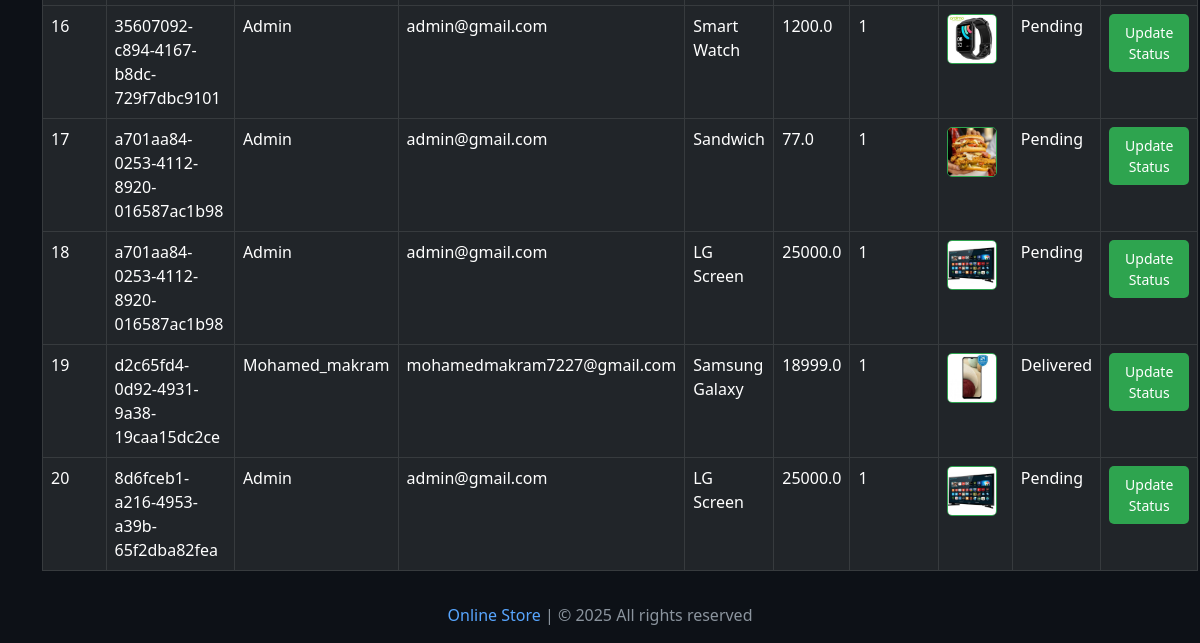
Page /view-orders (signed in, lower part) on the earlier database version.
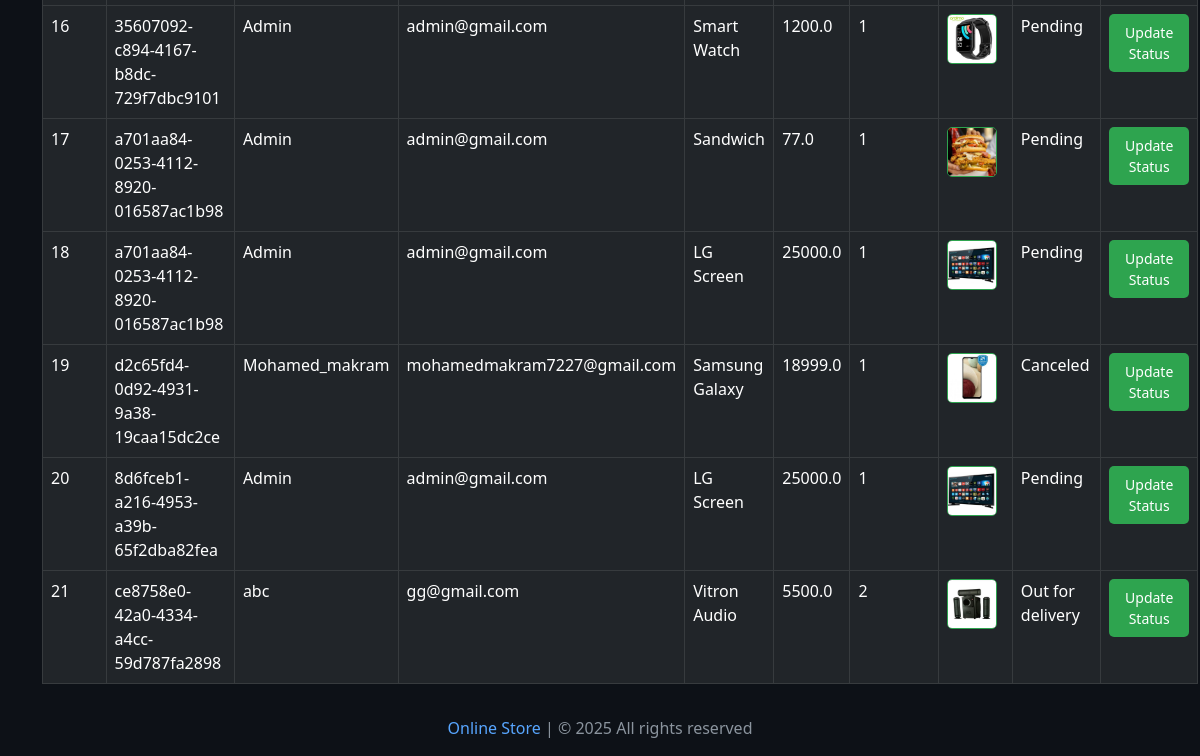
Same page on the later database version.
### website/models.py (models this page shows, shortened)
class Order(db.Model):
    id = db.Column(db.Integer, primary_key=True)
    quantity = db.Column(db.Integer, nullable=False)
    price = db.Column(db.Float, nullable=False)
    status = db.Column(db.String(100), nullable=False)
    payment_id = db.Column(db.String(1000), nullable=False)
    customer_link = db.Column(db.Integer, db.ForeignKey('customer.id'), nullable=False)
    product_link = db.Column(db.Integer, db.ForeignKey('product.id'), nullable=False)

class Customer(db.Model, UserMixin):
    id = db.Column(db.Integer, primary_key=True)
    email = db.Column(db.String(100), unique=True)
    username = db.Column(db.String(100))
    password_hash = db.Column(db.String(150))
    date_joined = db.Column(db.DateTime(), default=datetime.utcnow)
    cart_items = db.relationship('Cart', backref=db.backref('customer', lazy=True))
    orders = db.relationship('Order', backref=db.backref('customer', lazy=True))
    @property
    def password(self):
        raise AttributeError('Password is not a readable Attribute')

class Product(db.Model):
    id = db.Column(db.Integer, primary_key=True)
    product_name = db.Column(db.String(100), nullable=False)
    current_price = db.Column(db.Float, nullable=False)
    previous_price = db.Column(db.Float, nullable=False)
    in_stock = db.Column(db.Integer, nullable=False)
    product_picture = db.Column(db.String(1000), nullable=False)
    flash_sale = db.Column(db.Boolean, default=False)
    date_added = db.Column(db.DateTime, default=datetime.utcnow)
    carts = db.relationship('Cart', backref=db.backref('product', lazy=True))
    orders = db.relationship('Order', backref=db.backref('product', lazy=True))

### website/admin.py (the view)
@admin.route('/view-orders')
@login_required
def order_view():
    if current_user.id == 1:
        orders = Order.query.all()
        return render_template('view_orders.html', orders=orders)
    return render_template('404.html')

### website/__init__.py (called while the page is built)
def create_app():
    app = Flask(__name__)
    app.config['SECRET_KEY'] = 'hbnwdvbn ajnbsjn ahe'
    app.config['SQLALCHEMY_DATABASE_URI'] = f'sqlite:///{DB_NAME}'
    db.init_app(app)
    @app.errorhandler(404)
    def page_not_found(error):
        return render_template('404.html')
    login_manager = LoginManager()
    login_manager.init_app(app)
    login_manager.login_view = 'auth.login'
    @login_manager.user_loader
    def load_user(id):
        return Customer.query.get(int(id))
    from .views import views
    from .auth import auth
    from .admin import admin
    from .models import Customer, Cart, Product, Order
    app.register_blueprint(views, url_prefix='/') # localhost:5000/about-us
    app.register_blueprint(auth, url_prefix='/') # localhost:5000/auth/change-password
    app.register_blueprint(admin, url_prefix='/')
    return app

### website/templates/view_orders.html (shortened to what this page needs)
{% extends 'base.html' %}
{% block body %}
<div class="container mt-5">
    <table class="table table-dark table-hover table-bordered">
        <tbody>
            {% for order in orders %}
            <tr>
                <td>{{ order.id }}</td>
                <td>{{ order.payment_id }}</td>
                <td>{{ order.customer.username }}</td>
                <td>{{ order.customer.email }}</td>
                <td>{{ order.product.product_name }}</td>
                <td>{{ order.price }}</td>
                <td>{{ order.quantity }}</td>
                <td>
                    <img src="{{ order.product.product_picture }}" alt="Product Image"
                         style="height: 50px; width: 50px; border-radius: 5px; object-fit: cover;">
                </td>
                <td>{{ order.status }}</td>
                <td>
                    <a href="/update-order/{{ order.id }}" class="btn btn-custom">Update Status</a>
                </td>
            </tr>
            {% endfor %}
        </tbody>
    </table>
</div>
{% endblock %}

Differences in the rows shown:
changed Order "d2c65fd4-0d92-4931-9a38-19caa15dc2ce": status "Delivered" → "Canceled"
added Order: id "21", payment_id "ce8758e0-42a0-4334-a4cc-59d787fa2898", customer.username "abc", customer.email "gg@gmail.com", product.product_name "Vitron Audio", price "5500.0", quantity "2", product.product_picture (picture), status "Out for delivery"
